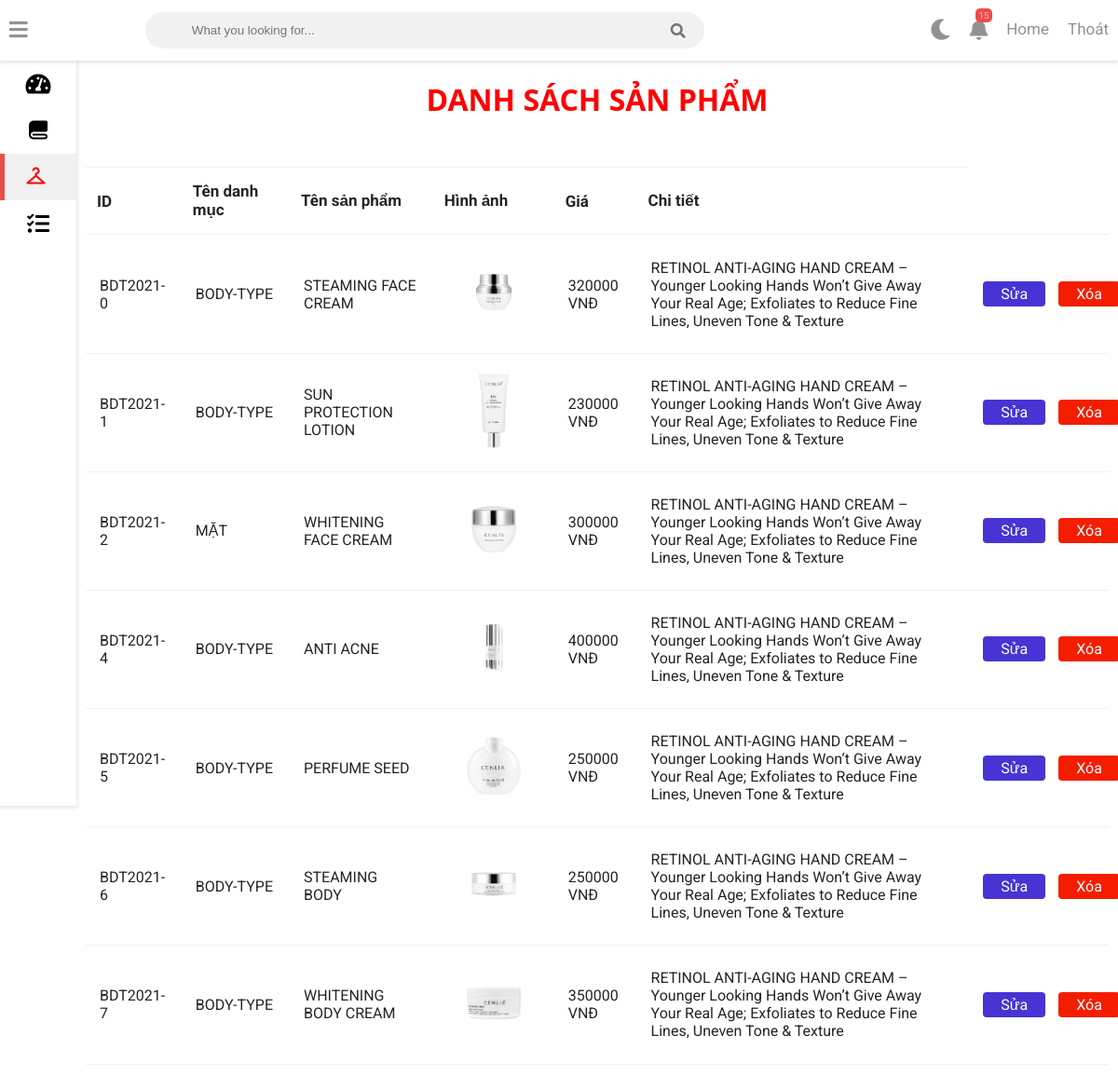
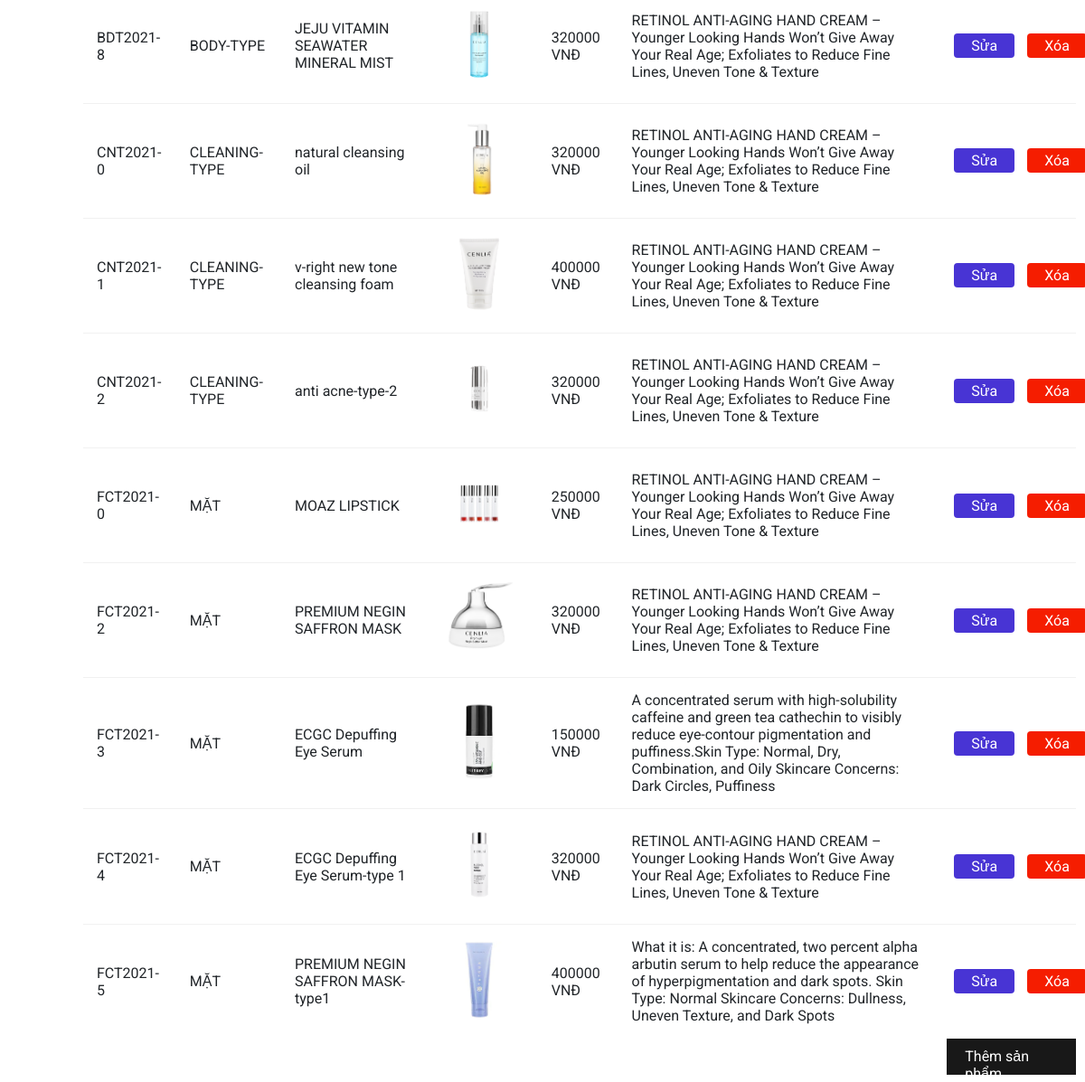
Screenshot of /cart-shopping/cart-shopping/admin/product.php with the database file from the repository (2 pictures, top to bottom).
### tables this page shows
CREATE TABLE `products` (
  `id_product` varchar(50) NOT NULL,
  `name` varchar(300) NOT NULL,
  `price` int(11) NOT NULL,
  `image` text NOT NULL,
  `date_created` datetime NOT NULL DEFAULT current_timestamp(),
  `id_cate` varchar(50) NOT NULL,
  `description` text NOT NULL
);

CREATE TABLE `category` (
  `id` varchar(50) NOT NULL,
  `name` varchar(100) NOT NULL
);

### cart-shopping/cart-shopping/admin/product.php (the view, shortened to what this page needs)
<?php
		include "connect.php";
		$product	= mysqli_query($data, "SELECT products.*, category.name AS name_cate FROM products JOIN category ON products.id_cate = category.id;");
?>
<?php
		require "header.php";
?>
    <div class="sidebar">
		<ul class="sidebar-nav">
			<li class="sidebar-nav-item">
				<a href="index.php" class="sidebar-nav-link ">
					<div>
						<i class="fas fa-tachometer-alt "></i>
					</div>
				</a>
			</li>
			<li class="sidebar-nav-item">
				<a href="cate.php" class="sidebar-nav-link ">
					<div>
						<i class='bx bxs-blanket'></i>
					</div>
				</a>
			</li>
			<li class="sidebar-nav-item">
				<a href="product.php" class="sidebar-nav-link active">
					<div>
						<i class="bx bx-closet"></i>
					</div>
				</a>
			</li>
			<li  class="sidebar-nav-item">
				<a href="cart.php" class="sidebar-nav-link">
					<div>
						<i class="fas fa-tasks"></i>
					</div>
				</a>
			</li>
		</ul>
	</div>
    <div class="wrappers">
		<div class="container mt-5">
			<h1 class="title">DANH SÁCH SẢN PHẨM</h1>
		 <table class="table">
			 <thead>
			   <tr class="tableth">
				 <th scope="col">ID</th>
				 <th scope="col">Tên danh mục</th>
				 <th scope="col">Tên sản phẩm</th>
				 <th scope="col">Hình ảnh</th>
				 <th scope="col">Giá</th>
				 <th scope="col">Chi tiết</th>
			   </tr>
			 </thead>
			 <tbody >
				 	<?php
				 		foreach ($product as $value): ?>
						<tr>
							<td><?= $value['id_product'] ?></td>
							<td><?= $value['name_cate'] ?></td>
							<td><?= $value['name'] ?></td>
							<td><img src="../uploads/<?= $value['image']?>" alt="" width="100"></td>
							<td><?= $value['price'] ?> VNĐ</td>
							<td><?= $value['description'] ?></td>
							<td>
								<a class="fix-products" href="suaSP.php?id=<?= $value['id_product'] ?>">Sửa</a>
							</td>
							<td>
								<a class="delete-products" href="delSp.php?id=<?= $value['id_product'] ?>" onClick="return confirm('Bạn có thật sự muốn xóa món hàng này?');">Xóa</a>
							</td>
						</tr>
					<?php
						endforeach;
					?>
			 </tbody>
		   </table>
			 <div>
			 <div class="addpro"><a href="addproduct.php">Thêm sản phẩm</a></div>
			 </div>
</body>
</html>

### cart-shopping/cart-shopping/admin/header.php (shortened to what this page needs)
<!DOCTYPE html>
<html>
<head>
	<link rel="stylesheet" type="text/css" href="https://cdnjs.cloudflare.com/ajax/libs/Chart.js/2.9.3/Chart.min.css">
	<link rel="stylesheet" type="text/css" href="fontawesome-free/css/all.min.css">
	<link href='https://unpkg.com/boxicons@2.0.7/css/boxicons.min.css' rel='stylesheet'>
	<link rel="stylesheet" type="text/css" href="style.css">
</head>
<body class="overlay-scrollbar">
	<div class="navbar">
		<ul class="navbar-nav">
			<li class="nav-item">
				<a class="nav-link">
					<i class="fas fa-bars" onclick="collapseSidebar()"></i>
				</a>
			</li>
		</ul>
		<form class="navbar-search">
			<input type="text" name="Search" class="navbar-search-input" placeholder="What you looking for...">
			<i class="fas fa-search"></i>
		</form>
		<ul class="navbar-nav nav-right">
			<li class="nav-item mode">
				<a class="nav-link" href="#" onclick="switchTheme()">
					<i class="fas fa-moon dark-icon"></i>
				</a>
			</li>
			<li class="nav-item dropdown">
				<a class="nav-link">
					<i class="fas fa-bell" data-toggle="notification-menu"></i>
					<span class="navbar-badge">15</span>
				</a>
			</li>
			<li>
			<a class="nav-link" href="index.php">Home</a>
			</li>
			<li>
			<a class="nav-link" href="/LoginAdmin/logout.php"
		onClick="return confirm('Bạn có thật sự muốn Thoát?');">Thoát</a>
			</li>
		</ul>
	</div>

### cart-shopping/cart-shopping/admin/style.css (style rules this page uses)
:root { --primary-color: #4834d4; --success-color: #6ab04c; --warning-color: #f0932b; --danger-color: #eb4d4b; --light-color: #212529; --light-second-color: #727475; --light-background: #ffffff; --light-second-background: #f1f1f1; --dark-color: #909090; --dark-second-color: #f5f6fa; --dark-background: #23242D; --dark-second-background: #181818; --light:white; --dark:black; --blue: rgb(17, 132, 226); }
.active { display: flex; }
.light { --main-bg-color: var(--light-background); --second-bg-color: var(--light-second-background); --main-color: var(--light-color); --second-color: var(--light-second-color); --light-and-dark: var(--dark); }
* { box-sizing: border-box; }
body { font-family: 'Roboto', sans-serif; background: var(--main-bg-color); color: var(--main-color); margin: 0; }
.navbar { display: flex !important; flex-direction: row !important; background: var(--main-bg-color) !important; color: var(--main-color) !important; position: fixed !important; top: 0 !important; right: 0 !important; left: 0 !important; z-index: 101 !important; box-shadow: rgba(0,0,0,0.12) 0px 1px 4px 1px !important; }
.navbar-nav { list-style: none !important; display: flex !important; flex-direction: row !important; padding-left: 0 !important; margin-bottom: 0 !important; margin-top: 0 !important; }
.nav-link { float: left !important; text-align: center !important; padding: 21px 10px !important; text-decoration: none !important; font-size: 17px !important; color: rgb(146, 146, 146)!important; position: relative !important; }
.navbar-nav i { font-size: 1.4rem !important; }
.nav-right { margin-left: auto !important; }
.navbar-search { position: relative; margin: auto; width: 50%; }
.navbar-search input { background: var(--second-bg-color); border: none; padding: 12px 50px 12px 50px; width: 100%; outline: none; color: var(--main-color); border-radius: 20px; }
.navbar-search i { position: absolute !important; top: 50% !important; right: 20px !important; transform: translateY(-50%) !important; color: var(--second-color) !important; cursor: pointer !important; }
.navbar-badge { font-size: .6rem; padding: 2px 4px; font-weight: 300; position: absolute; right: 5px; top: 9px; color: #fff; background: var(--danger-color); border-radius: 5px; }
.dropdown { position: relative !important; }
.wrappers { padding: 10px; margin-left: 82px; padding-top: 75px; transition: .5s; }
.sidebar { width: 82px; height: 100vh; position: fixed; margin-top: 65px; background: var(--main-bg-color); box-shadow: rgba(0,0,0,0.12) 0px 1px 4px 1px; overflow: hidden; z-index: 100; transition: width .5s; }
.sidebar-nav { list-style: none; padding: 0; margin: 0; display: flex; flex-direction: column; align-items: center; height: 100vh; }
.sidebar-nav-item { width: 100%; }
.sidebar-nav-link { display: flex; align-items: center; color: var(--main-color); text-decoration: none; font-weight: bold; }
.sidebar-nav-link i { font-size: 1.5rem; color: var(--light-and-dark); position: absolute; left: 50%; top: 50%; transform: translate(-50%, -50%); }
.sidebar-nav-link div { min-width: 82px; height: 50px; position: relative; }
.sidebar-nav-link.active { background: var(--second-bg-color); color: black; }
.sidebar-nav-link.active div { border-left: 5px solid var(--danger-color); }
.sidebar-nav-link.active i { color: red; margin-left: -5px; }
.title { text-align: center; margin-top: -20px; padding:30px; color: red; font-family: 'Segoe UI', Tahoma, Geneva, Verdana, sans-serif; }
table { border-collapse: collapse; width: 100%; }
table td { border-top: 1px solid var(--second-bg-color); padding: 15px; }
table th { border-top: 1px solid var(--second-bg-color); border-bottom: 1px solid var(--second-bg-color); padding: 15px 12px; text-align: left; }
.tableth th { font-size: 17px; font-weight: bold; }
.addpro { width:13%; height:40px; background-color: #181818; padding:10px 20px; float: right; }
.addpro a { text-decoration: none; color: white; }
.fix-products { margin-right: -16px; background-color: #4834d4; color: #Fff; padding: 4px 19px; text-decoration: none; border-radius: 4px; }
.delete-products { margin-right: -27px; background-color: #f51d00; color: #Fff; padding: 4px 19px; text-decoration: none; border-radius: 4px; }

### rows the page displays
products: id_product "BDT2021-0", category.name "BODY-TYPE", name "STEAMING FACE CREAM", image (picture), price "320000", description "RETINOL ANTI-AGING HAND CREAM – Younger Looking Hands Won’t Give Away Your Real Age; Exfoliates to Reduce Fine Lines, Uneven Tone & Texture"
products: id_product "BDT2021-1", category.name "BODY-TYPE", name "SUN PROTECTION LOTION", image (picture), price "230000", description "RETINOL ANTI-AGING HAND CREAM – Younger Looking Hands Won’t Give Away Your Real Age; Exfoliates to Reduce Fine Lines, Uneven Tone & Texture"
products: id_product "BDT2021-2", category.name "MẶT", name "WHITENING FACE CREAM", image (picture), price "300000", description "RETINOL ANTI-AGING HAND CREAM – Younger Looking Hands Won’t Give Away Your Real Age; Exfoliates to Reduce Fine Lines, Uneven Tone & Texture"
products: id_product "BDT2021-4", category.name "BODY-TYPE", name "ANTI ACNE", image (picture), price "400000", description "RETINOL ANTI-AGING HAND CREAM – Younger Looking Hands Won’t Give Away Your Real Age; Exfoliates to Reduce Fine Lines, Uneven Tone & Texture"
products: id_product "BDT2021-5", category.name "BODY-TYPE", name "PERFUME SEED", image (picture), price "250000", description "RETINOL ANTI-AGING HAND CREAM – Younger Looking Hands Won’t Give Away Your Real Age; Exfoliates to Reduce Fine Lines, Uneven Tone & Texture"
products: id_product "BDT2021-6", category.name "BODY-TYPE", name "STEAMING BODY", image (picture), price "250000", description "RETINOL ANTI-AGING HAND CREAM – Younger Looking Hands Won’t Give Away Your Real Age; Exfoliates to Reduce Fine Lines, Uneven Tone & Texture"
products: id_product "BDT2021-7", category.name "BODY-TYPE", name "WHITENING BODY CREAM", image (picture), price "350000", description "RETINOL ANTI-AGING HAND CREAM – Younger Looking Hands Won’t Give Away Your Real Age; Exfoliates to Reduce Fine Lines, Uneven Tone & Texture"
products: id_product "BDT2021-8", category.name "BODY-TYPE", name "JEJU VITAMIN SEAWATER MINERAL MIST", image (picture), price "320000", description "RETINOL ANTI-AGING HAND CREAM – Younger Looking Hands Won’t Give Away Your Real Age; Exfoliates to Reduce Fine Lines, Uneven Tone & Texture"
products: id_product "CNT2021-0", category.name "CLEANING-TYPE", name "natural cleansing oil", image (picture), price "320000", description "RETINOL ANTI-AGING HAND CREAM – Younger Looking Hands Won’t Give Away Your Real Age; Exfoliates to Reduce Fine Lines, Uneven Tone & Texture"
products: id_product "CNT2021-1", category.name "CLEANING-TYPE", name "v-right new tone cleansing foam", image (picture), price "400000", description "RETINOL ANTI-AGING HAND CREAM – Younger Looking Hands Won’t Give Away Your Real Age; Exfoliates to Reduce Fine Lines, Uneven Tone & Texture"
products: id_product "CNT2021-2", category.name "CLEANING-TYPE", name "anti acne-type-2", image (picture), price "320000", description "RETINOL ANTI-AGING HAND CREAM – Younger Looking Hands Won’t Give Away Your Real Age; Exfoliates to Reduce Fine Lines, Uneven Tone & Texture"
products: id_product "FCT2021-0", category.name "MẶT", name "MOAZ LIPSTICK", image (picture), price "250000", description "RETINOL ANTI-AGING HAND CREAM – Younger Looking Hands Won’t Give Away Your Real Age; Exfoliates to Reduce Fine Lines, Uneven Tone & Texture"
products: id_product "FCT2021-2", category.name "MẶT", name "PREMIUM NEGIN SAFFRON MASK", image (picture), price "320000", description "RETINOL ANTI-AGING HAND CREAM – Younger Looking Hands Won’t Give Away Your Real Age; Exfoliates to Reduce Fine Lines, Uneven Tone & Texture"
products: id_product "FCT2021-3", category.name "MẶT", name "ECGC Depuffing Eye Serum", image (picture), price "150000", description "A concentrated serum with high-solubility caffeine and green tea cathechin to visibly reduce eye-contour pigmentation and puffiness.Skin Type: Normal, Dry, Combination, and Oily Skincare Concerns: Dark Circles, Puffiness"
products: id_product "FCT2021-4", category.name "MẶT", name "ECGC Depuffing Eye Serum-type 1", image (picture), price "320000", description "RETINOL ANTI-AGING HAND CREAM – Younger Looking Hands Won’t Give Away Your Real Age; Exfoliates to Reduce Fine Lines, Uneven Tone & Texture"
products: id_product "FCT2021-5", category.name "MẶT", name "PREMIUM NEGIN SAFFRON MASK-type1", image (picture), price "400000", description "What it is: A concentrated, two percent alpha arbutin serum to help reduce the appearance of hyperpigmentation and dark spots. Skin Type: Normal Skincare Concerns: Dullness, Uneven Texture, and Dark Spots"
